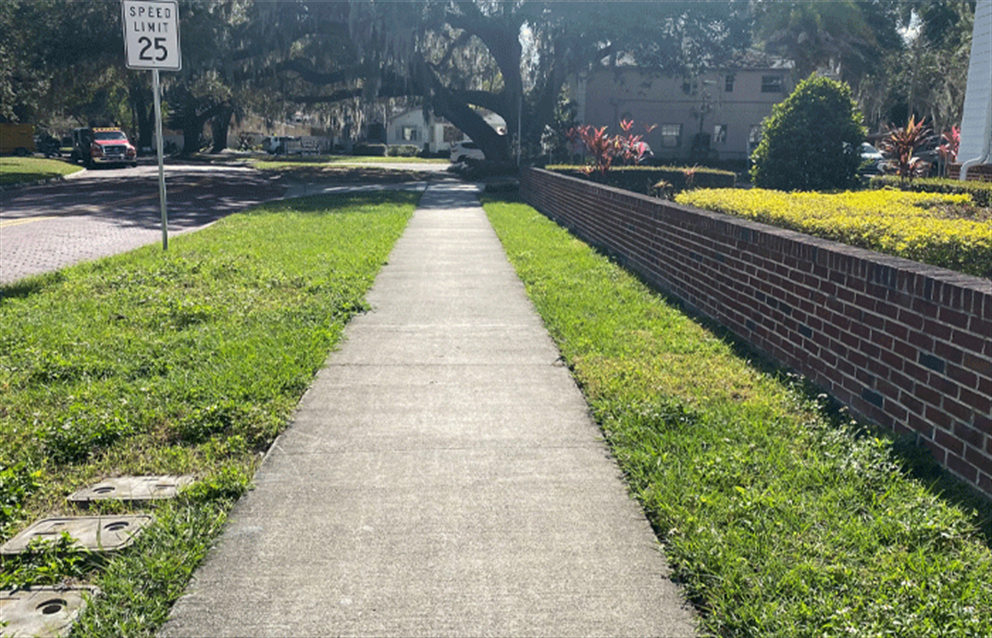
#> input picture Sidewalk Image.png, 992 x 638 px, given in place of the camera
$ python Lane_Keeping.py
#> lines starting #> are read from the running program, lines starting #| are printed output that depends on the picture; after the words box and inside, x2 and y2 are one past the last pixel; in counts of white or black regions, pixels touching at a corner belong together
import cv2
import numpy as np
import serial
import time

def average_slope_intercept(lines, side):
    if lines is None:
        return None
    slopes = []
    intercepts = []
    for line in lines:
        x1, y1, x2, y2 = line.reshape(4)
        if x2 == x1:
            continue  # Avoid division by zero
        slope = (y2 - y1) / (x2 - x1)
        if side == 'left':
            if slope >= -0.5:  # Adjust slope t hreshold for left lines
                continue
        elif side == 'right':
            if slope <= 0.5:   # Adjust slope threshold for right lines
               continue
        intercept = y1 - slope * x1
        slopes.append(slope)
        intercepts.append(intercept)
    if not slopes:
        return None
    avg_slope = np.mean(slopes)
    avg_intercept = np.mean(intercepts)
    return (avg_slope, avg_intercept)

def make_coordinates(image, line_params, ymax):
    if line_params is None:
        return None
    slope, intercept = line_params
    y1 = ymax
    y2 = int(y1 * 0.6)  # Upper y for drawing the line
    x1 = int((y1 - intercept) / slope)
    x2 = int((y2 - intercept) / slope)
    return np.array([x1, y1, x2, y2])

# Setup Serial
steerArduino = serial.Serial(port='COM5', baudrate=115200, timeout=1)
# brakeArduino = serial.Serial(port='COM6', baudrate=115200, timeout=1)
# relayArduino = serial.Serial(port='COM7', baudrate=115200, timeout=1)
# sonarArduino = serial.Serial(port='COM11', baudrate=115200, timeout=1)

time.sleep(2)  # wait for steerArduino reset

# Initialize video capture
#cap =  cv2.VideoCapture("Sidewalk_Video/Sill_Test_Lap.mp4")  # Use 0 for webcam or replace with video path
#cap =  cv2.VideoCapture("Sidewalk_Video/output12.mp4")  # Use 0 for webcam or replace with video path
cap =  cv2.VideoCapture(0)  # Use 0 for webcam or replace with video path
last_error = 0
totalError = 0

count = 0

while True:
    ret, frame = cap.read()
#> frame is the input picture: shape (638, 992, 3); mean B, G, R 103.8, 128.8, 121.1
    if not ret:
        break
    height, width = frame.shape[:2]
#> height = 638; width = 992
    #cv2.imshow('original photo', frame)
    gray = cv2.cvtColor(frame, cv2.COLOR_BGR2GRAY)
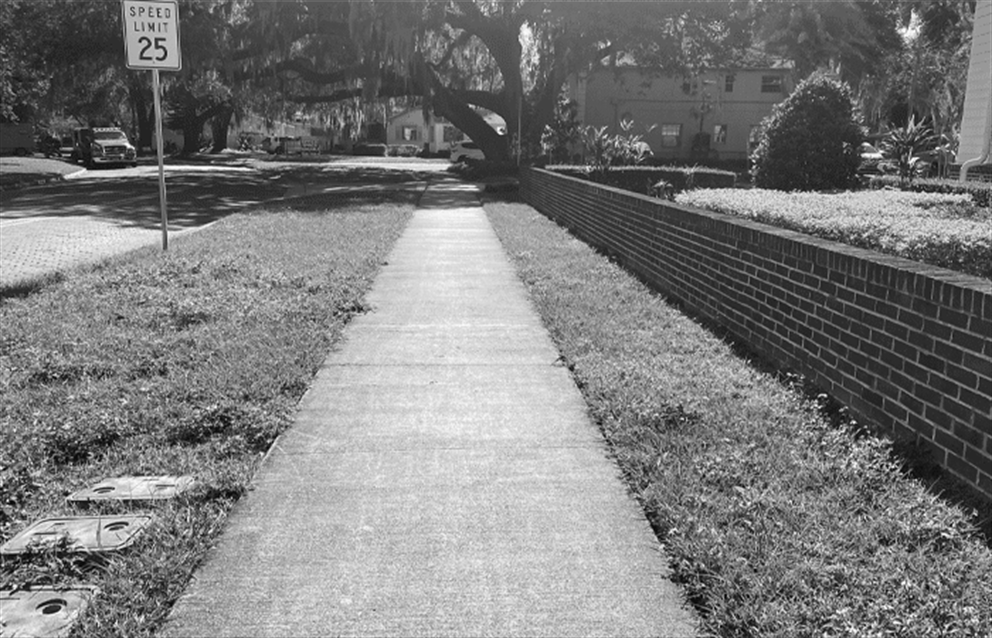
#> gray: shape (638, 992); min 0, max 255, mean 123.7
    blur = cv2.GaussianBlur(gray, (7, 7), 0)
    #thresh1 = 15
    #thresh2 = 15
    #edges = cv2.Canny(blur, thresh1, thresh2, L2gradient = True) # Adjust Canny thresholds as needed
    lowerThresh = 14
    ratio = 2
    edges = cv2.Canny(blur, lowerThresh, lowerThresh, L2gradient = True) # Adjust Canny thresholds as needed
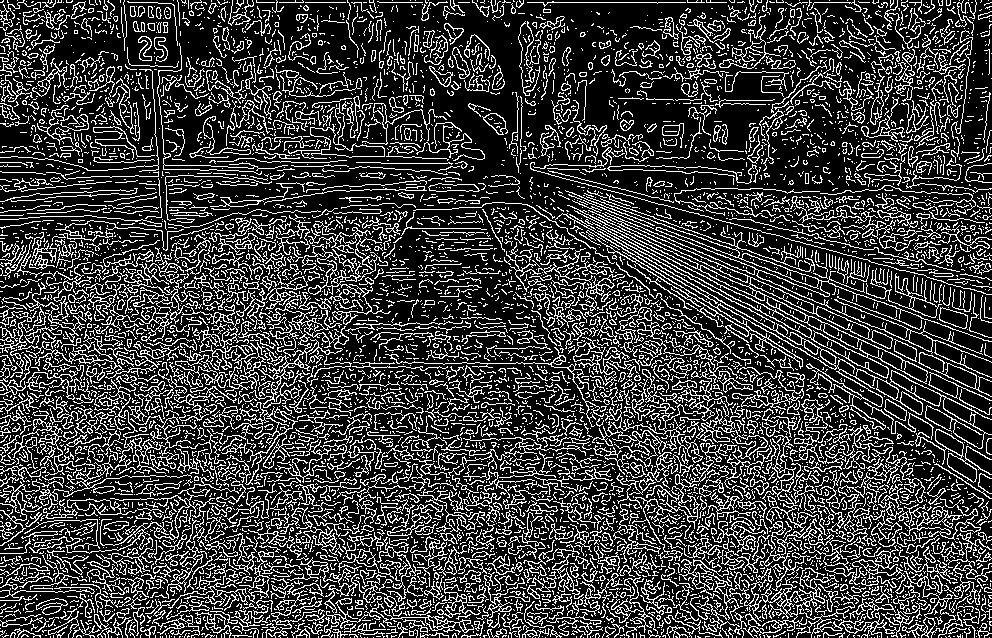
#> edges: shape (638, 992); 23.9% white in thin lines or dots

    # Define region of interest (lower half)
    mask = np.zeros_like(edges)  # Create a blank mask

    # Define rectangle coordinates5
    x1 = int(width * 0.1)  # Move left edge 10% toward the center
#> x1 = 99
    y1 = int(height * 0.7)  # Top-left corner of rectangle
#> y1 = 446
    x2, y2 = width, height  # Bottom-right corner of rectangle
#> x2 = 992; y2 = 638

    # Draw a white rectangle on the mask
    cv2.rectangle(mask, (x1, y1), (x2, y2), 255, thickness=cv2.FILLED)
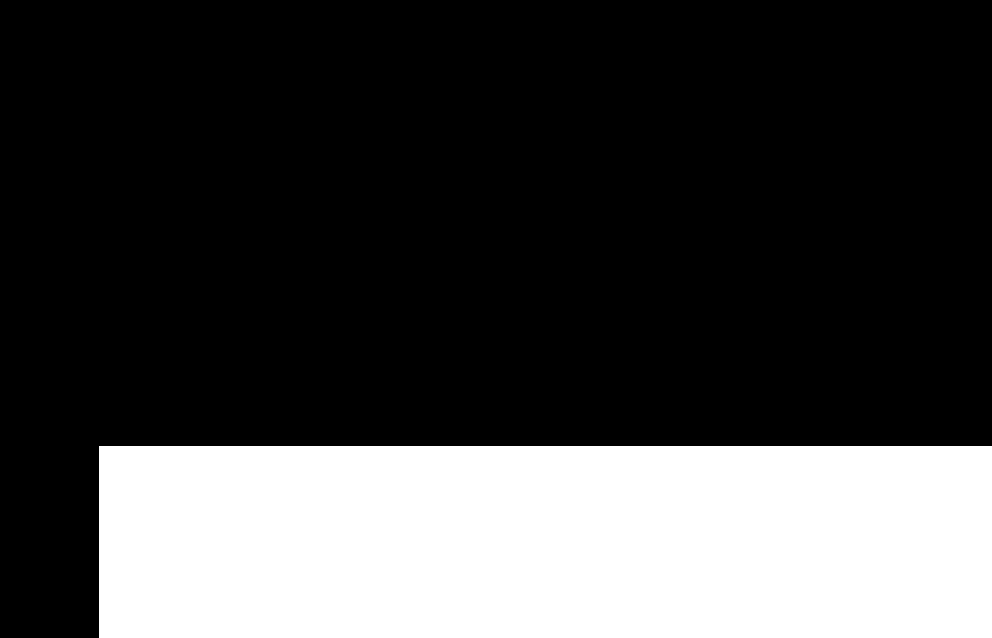
#> mask: shape (638, 992); 27.1% white; 1 white region, box (x1, y1, x2, y2) and area: (99, 446, 992, 638) 171456
    print("x: " + str(x1) + " y: " + str(y1))
#| x: 99 y: 446
    # Apply the mask to the edges
    masked_edges = cv2.bitwise_and(edges, mask)
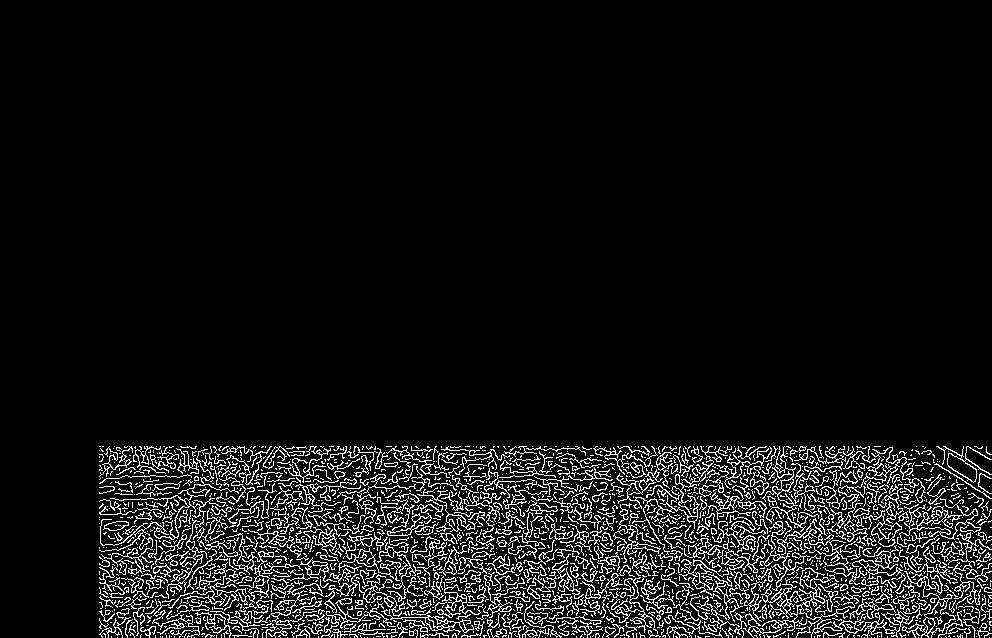
#> masked_edges: shape (638, 992); 7.7% white in thin lines or dots, all inside (x1, y1, x2, y2) = (99, 446, 992, 638)

    # Detect lines using Hough Transform
    lines = cv2.HoughLinesP(masked_edges, 1, np.pi/180, 50, np.array([]), minLineLength=50, maxLineGap=30)
#> lines = 238 rows, first 6: [99, 634, 989, 618], [99, 626, 989, 564], [100, 591, 986, 451], [101, 614, 990, 521], [99, 627, 989, 611], [102, 503, 986, 519]
    #cv2.imshow('Mask', masked_edges)

    # Create a blank image (or use the original image if available)
    line_image = np.copy(masked_edges)  # or use original image instead of masked_edges
    line_image = cv2.cvtColor(line_image, cv2.COLOR_GRAY2BGR)  # convert to BGR if it's grayscale

    # Draw lines on the image
    if lines is not None:
        for line in lines:
            x1, y1, x2, y2 = line[0]
            cv2.line(line_image, (x1, y1), (x2, y2), (0, 255, 0), 2)
#> this loop made 238 passes
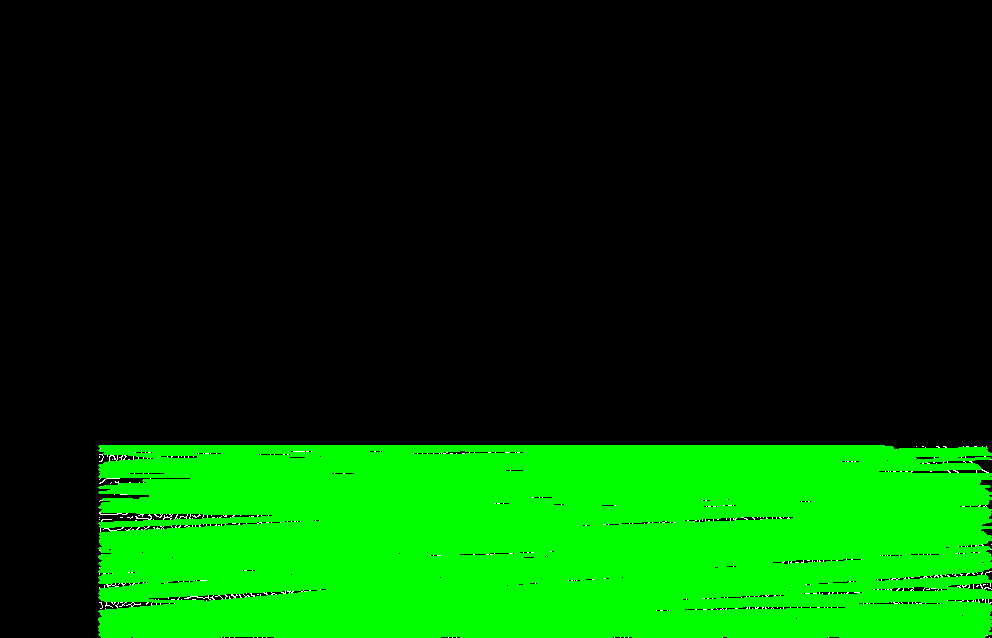
#> line_image: shape (638, 992, 3); mean B, G, R 0.7, 67.2, 0.7

    # Display the image
    cv2.imshow("Detected Lines", line_image)

    left_lines = []
    right_lines = []
    if lines is not None:
        for line in lines:
            x1, y1, x2, y2 = line.reshape(4)
            if x2 == x1:
                continue
            slope = (y2 - y1) / (x2 - x1)
            if slope < -0.5:  # Left lane candidates
                left_lines.append(line)
            elif slope > 0.5:  # Right lane candidates
                right_lines.append(line)
#> this loop made 238 passes
#> (x1, y1, x2, y2, slope) on passes 1 to 3: (99, 634, 989, 618, -0.018), (99, 626, 989, 564, -0.0697), (100, 591, 986, 451, -0.158)
#> after the loop, left_lines = []; right_lines = []

    # Average and extrapolate lines
    left_params = average_slope_intercept(left_lines, 'left')
    right_params = average_slope_intercept(right_lines, 'right')
    left_line = make_coordinates(frame, left_params, height)
    right_line = make_coordinates(frame, right_params, height)

    # Calculate midpoint and steering angle
    steering_angle = 0
    desired_center = width // 2  # Ideal center of the lane
#> desired_center = 496
    midpoint_x = None

    if left_line is not None and right_line is not None:
    # Both lanes detected, use actual midpoint
        left_x_bottom = left_line[0]
        right_x_bottom = right_line[0]
        midpoint_x = (left_x_bottom + right_x_bottom) // 2
    elif left_line is not None:
    # Only left lane detected, estimate right lane
        left_x_bottom = left_line[0]
        estimated_right_x = left_x_bottom + width // 3  # Assume right lane at 1/3 width
        midpoint_x = (left_x_bottom + estimated_right_x) // 2
    elif right_line is not None:
        # Only right lane detected, estimate left lane
        right_x_bottom = right_line[0]
        estimated_left_x = right_x_bottom - width // 3  # Assume left lane at 1/3 width
        midpoint_x = (right_x_bottom + estimated_left_x) // 2

    if midpoint_x is not None:
        midpoint_y = height

        # Change 2: Replace midpoint circle with a vertical line
        # Draw a vertical line from the midpoint up the frame
        line_top_y = int(height * 0.6)  # Match the height of lane lines
        if left_line is not None and right_line is not None:
          cv2.line(frame, (midpoint_x, midpoint_y), (midpoint_x, line_top_y), (0, 255, 0), 3)

        Kp = 0.1;   #Proportional gain
        Ki = 0.0001;   #Integral gain
        Kd = 0.1;   #Derivative gain

        # Calculate error from desired center
        error = (desired_center - midpoint_x)
        changeError = error - last_error; # derivative term
        totalError += error; #accumalate errors to find integral term
        steering_angle = (Kp * error) + (Ki * totalError) + (Kd * changeError); #total gain
        last_error = error


        # Apply smoothing to avoid sudden changes
        if abs(steering_angle) < 5:
          steering_angle = 0
        #steering_angle = max(min(steering_angle, 30), -30)  # Clamp steering to avoid extreme values

    else:
    # If no lanes detected, keep previous steering or slowly return to center
        steering_angle *= 0.9  # Gradually return to 0

    command = str(abs(steering_angle*10))
    if steering_angle < 0 and abs(steering_angle) > 1:
        command = ("R" + "<" + command + ">")
    elif steering_angle > 0 and abs(steering_angle) > 1:
        command = ("L" + "<" + command + ">")
    if command:
        steerArduino.write((command + '\n').encode())
        #print("Sending to steerArduino:", command)
        #time.sleep(0.1)


    # Draw detected lines
    if left_line is not None:
        x1, y1, x2, y2 = left_line.astype(int)
        cv2.line(frame, (x1, y1), (x2, y2), (0, 0, 255), 5)
    if right_line is not None:
        x1, y1, x2, y2 = right_line.astype(int)
        cv2.line(frame, (x1, y1), (x2, y2), (0, 0, 255), 5)

    # Display steering angle
    cv2.putText(frame, f"Steering: {steering_angle:.2f}", (50, 50), cv2.FONT_HERSHEY_SIMPLEX, 1, (0, 255, 0), 2)
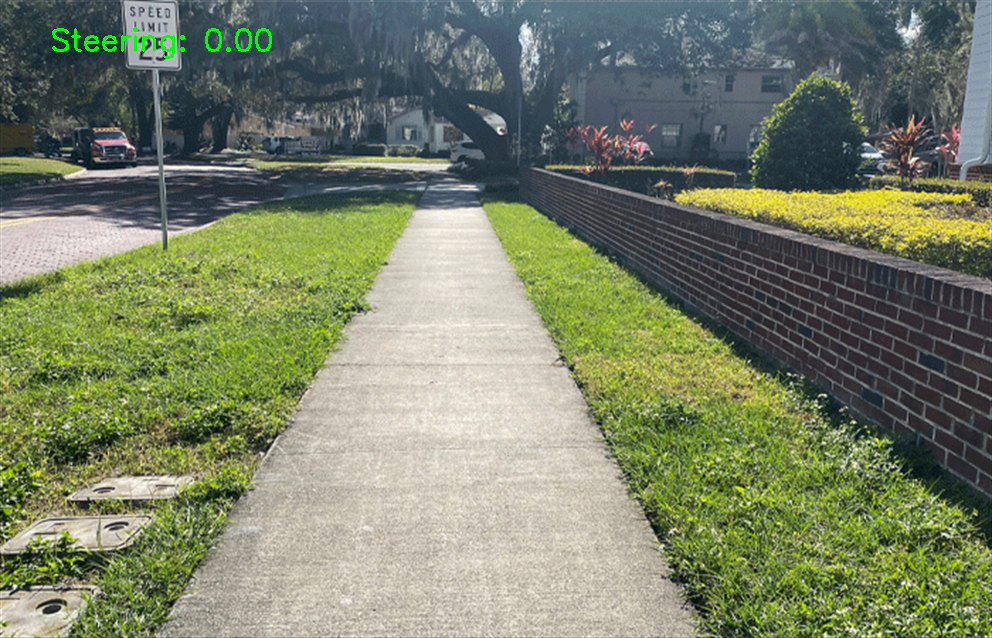
#> frame: shape (638, 992, 3); 0.25% of pixels changed, all inside (x1, y1, x2, y2) = (52, 27, 272, 59)

    # Show frames
    cv2.imshow('Frame', frame)
    cv2.imshow('Edges', edges)

    if cv2.waitKey(60) & 0xFF == ord('q'):
#> (key q is pressed here)
        break

cap.release()
cv2.destroyAllWindows()

$ run again, on Smart Golf Cart.png
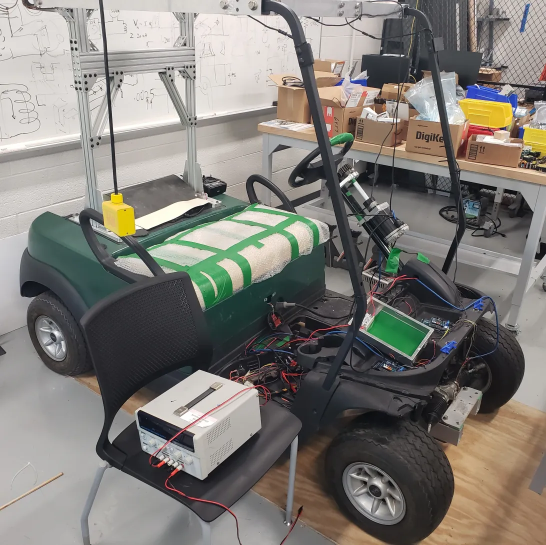
#> input picture Smart Golf Cart.png, 1092 x 1090 px, given in place of the camera (shown at 1/2 size)
#> frame is the input picture: shape (1090, 1092, 3); mean B, G, R 119, 124.6, 127.8
#> edges: shape (1090, 1092); 11.9% white in thin lines or dots
#> mask: shape (1090, 1092); 27% white; 1 white region, box (x1, y1, x2, y2) and area: (109, 763, 1092, 1090) 321441
#| x: 109 y: 763
#> masked_edges: shape (1090, 1092); 2.7% white in thin lines or dots, all inside (x1, y1, x2, y2) = (109, 763, 1092, 1090)
#> lines = 655 rows, first 6: [896, 1018, 1025, 1041], [263, 766, 461, 850], [158, 765, 663, 990], [470, 763, 564, 805], [700, 1002, 814, 1028], [283, 894, 432, 934]
#> the loop `for line in lines:` made 655 passes
#> after the loop `for line in lines:`:
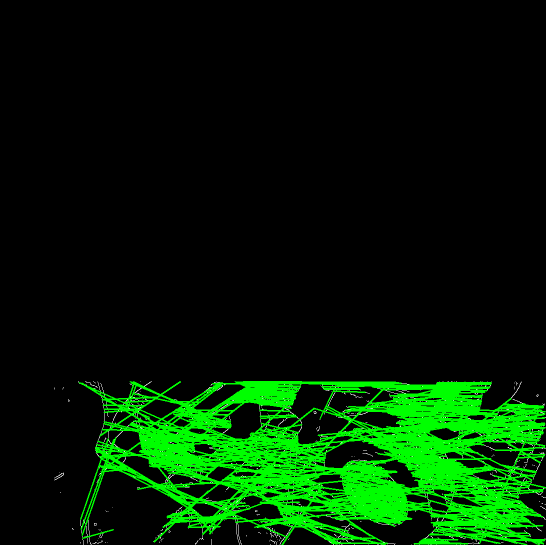
#> line_image: shape (1090, 1092, 3) (shown at 1/2 size); mean B, G, R 1.1, 32.9, 1.1
#> the loop `for line in lines:` made 655 passes
#> (x1, y1, x2, y2, slope) on passes 1 to 3: (896, 1018, 1025, 1041, 0.178), (263, 766, 461, 850, 0.424), (158, 765, 663, 990, 0.446)
#> the loop in average_slope_intercept, `for line in lines:` made 28 passes
#> line on passes 1 to 8: [[333, 926, 537, 766]], [[366, 856, 504, 767]], [[295, 910, 506, 768]], [[326, 1054, 483, 931]], [[405, 1068, 551, 922]], [[307, 900, 475, 799]], [[161, 1038, 216, 877]], [[162, 1058, 227, 879]]
#> the loop in average_slope_intercept (call 2), `for line in lines:` made 21 passes
#> line on passes 1 to 8: [[191, 895, 381, 1009]], [[163, 766, 384, 904]], [[211, 926, 374, 1009]], [[650, 815, 1048, 1026]], [[652, 811, 1057, 1026]], [[275, 858, 412, 934]], [[461, 948, 638, 1067]], [[945, 987, 1071, 1051]]
#> `cv2.putText(frame, f"Steering: {steering_angle:.2f}", (50, 50), cv2.FO..`:
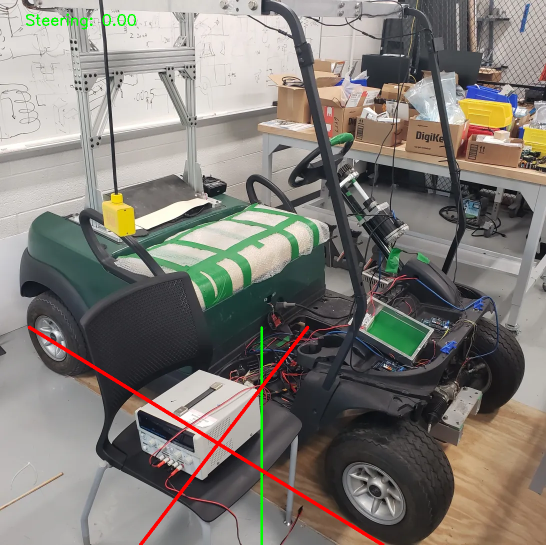
#> frame: shape (1090, 1092, 3) (shown at 1/2 size); mean B, G, R 117.7, 124, 128.5
